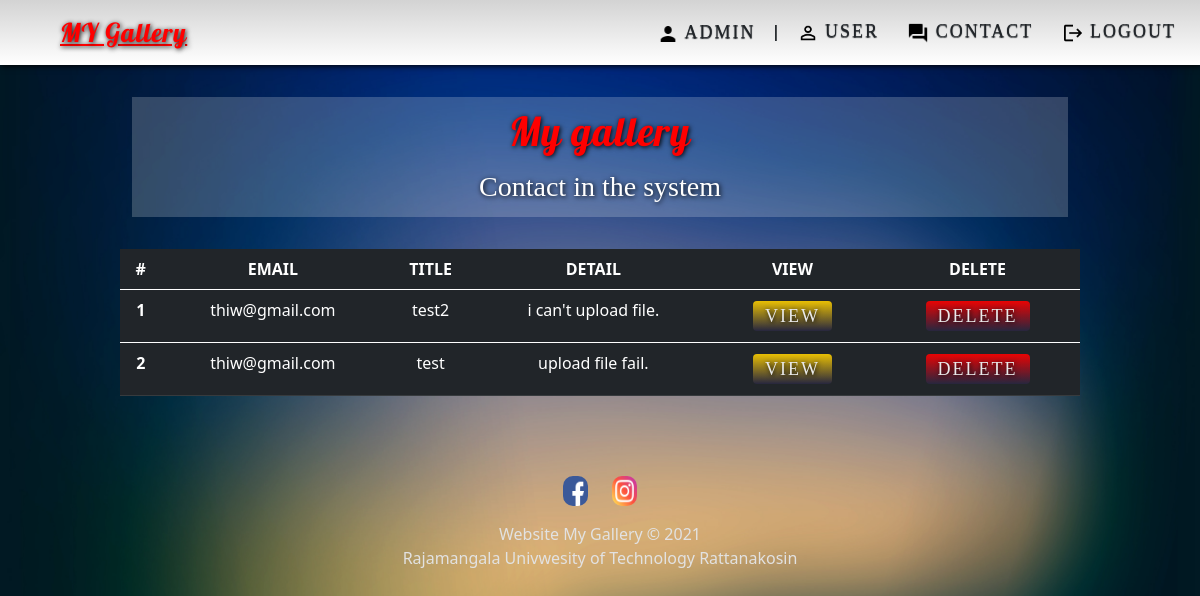
/admin_con.php (signed in), run on the app's committed database.
### tables this page shows
CREATE TABLE `contact` (
  `contactID` int(10) NOT NULL,
  `title` varchar(50) NOT NULL,
  `detail` varchar(255) NOT NULL,
  `email` varchar(200) NOT NULL
);

### admin_con.php (the view, shortened to what this page needs)
<?php
  require_once 'php/connect.php';
?>
<!DOCTYPE html>
<html lang="en">
<head>
  <link rel="stylesheet" href="bootstrap-5.0.0-beta2-dist/css/bootstrap.min.css">
  <link rel="stylesheet" href="bootstrap-5.0.0-beta2-dist/css/bootstrap.css">
  <link rel="stylesheet" href="style.css">
  <link rel="stylesheet" href="model.css">
  <link rel="stylesheet" href="./css/lightbox.css">
  <link rel="stylesheet" href="./css/lightbox.min.css">
  <link rel="stylesheet" type="text/css" href="loading.css" />
</head>
<body>
  <header class="sticky-top">
    <nav class="navbar navbar-light">
      <div class="container-fluid">
        <a class="navbarbrand ms-5">MY Gallery</a>
        <div class="navbar-nav d-inline">
          <p class="text-user"><img width="22" height="24" src="./image/iconper.png" alt=""> <?php if(isset($_SESSION['admin'])){echo $_SESSION['admin'];} ?></p>
          <span style="font-weight: 900;">|</span>
          <a class="btn" href="admin.php"><img width="22" height="22" src="./image/iconuser.png" alt=""> user</a>
          <a class="btn" href="admin_con.php"><img width="22" height="22" src="./image/icontitle.png" alt=""> contact</a>
          <a class="btn" href="logout.php?a_logout"><img width="22" height="22" src="./image/iconlogout.png" alt=""> logout</a>
        </div>
      </div>
    </nav>
  </header>
  <div class="container text-center" id="card-img">
    <div class="text">
      <div class="text-control">
        <h1>My gallery</h1>
        <h3>Contact in the system</h3>
      </div>
    </div>
    <div class="row">
        <table class="table table-dark table-hover">
            <thead>
                <tr>
                    <th scope="col">#</th>
                    <th scope="col">EMAIL</th>
                    <th scope="col">TITLE</th>
                    <th scope="col">DETAIL</th>
                    <th scope="col">VIEW</th>
                    <th scope="col">DELETE</th>
                </tr>
            </thead>
            <?php
              $sel_contact = $conn->prepare("SELECT * FROM contact");
              $sel_contact->execute();
              $i = 1;
              while($rowcontact = $sel_contact->fetch(PDO::FETCH_ASSOC)){
            ?>
            <tbody>
                <tr>
                    <th scope="row"><?php echo $i; ?></th>
                    <td><?php echo $rowcontact['email']; ?></td>
                    <td><?php echo $rowcontact['title']; ?></td>
                    <td><?php echo $rowcontact['detail']; ?></td>
                    <td><a href="view_con.php?contact_id=<?php echo $rowcontact['contactID']; ?>" id="btn-edit" class="btn btn-warning">VIEW</a></td>
                    <td><a href="delete_con.php?contact_id=<?php echo $rowcontact['contactID']; ?>" id="btn-delete" class="btn btn-danger">DELETE</a></td>
                </tr>
            </tbody>
              <?php
              $i++;
            }?>
        </table>
    </div>
  </div>
  <div class="footer-basic mt-5">
    <footer>
      <div class="social">
        <a href="https://www.facebook.com/nakharin.moksuwan" target="_blank"><img width="25px" height="30px" src="./image/fb.png" alt=""></a>
        <a href="https://www.instagram.com/nkr.msw/" target="_blank"><img width="25px" height="30px" src="./image/ig.png" alt=""></a>
      </div>
      <p>Website My Gallery © 2021</p>
      <p>Rajamangala Univwesity of Technology Rattanakosin</p>
    </footer>
  </div>
</body>
</html>

### style.css (style rules this page uses)
html { scroll-behavior: smooth; }
body { background-image: url(./image/c11.jpg); background-repeat: no-repeat; background-size: cover; height: 100%; line-height: 1.5; margin: 0; top: 0; left: 0; cursor: context-menu; }
header { background-image: linear-gradient(rgb(211, 211, 211), rgb(255, 255, 255)); box-shadow: 1px 1px 6px black; }
a.btn { display: inline-block; font-size: 18px; line-height: 1; text-transform: uppercase; text-shadow: 0px 1px 1px; font-family:fantasy; letter-spacing: 2px; border: none; }
.navbar-nav p.text-user { display: inline; text-shadow: 0px 1px 1px; padding: 0px 12px; font-size: 18px; vertical-align:middle; text-align: center; font-family:fantasy; letter-spacing: 2px; font-weight: 2px; text-transform: uppercase; }
.container-fluid .navbarbrand { font-family: 'Lobster'; font-size: 26px; text-shadow: 1px 1px 5px rgb(0, 0, 0); letter-spacing: 1px; cursor: context-menu; margin: 5px; color: rgb(255, 0, 0); }
div.footer-basic { bottom: 10px; margin-bottom: 1rem; text-align: center; padding: 0; color:rgb(226, 226, 226); }
.social img { border-radius: 10px; margin: 1rem 10px; }
div.footer-basic p { margin: 0; }

### model.css (style rules this page uses)
#card-img { width: 80%; margin-top: 10px; color: #fff; }
h1 { font-family: 'Lobster'; text-shadow: 1px 1px 5px rgb(0, 0, 0); letter-spacing: 1px; cursor: context-menu; margin: 5px; color: rgb(255, 0, 0); }
#btn-delete { text-shadow: 1px 1px 5px rgb(0, 0, 0); opacity: 0.9; color: #fff; margin: 3px 5px; background-image: linear-gradient(rgb(255, 0, 0), rgb(40, 39, 65)); }
#btn-edit { text-shadow: 1px 1px 5px rgb(0, 0, 0); color: #fff; opacity: 0.9; margin: 3px 5px; background-image: linear-gradient(rgb(255, 208, 0), rgb(40, 39, 65)); }
div.text { background-color: hsla(0, 0%, 100%, 0.2); padding: 5px 5px; margin: 2rem 0; }
div.text h3 { font-family: fantasy; margin-top: 15px; text-shadow: 1px 1px 5px rgb(0, 0, 0); }

### data on the page
contact: email "thiw@gmail.com", title "test2", detail "i can't upload file."
contact: email "thiw@gmail.com", title "test", detail "upload file fail."

### other printed values
$_SESSION['admin'] "ADMIN"
